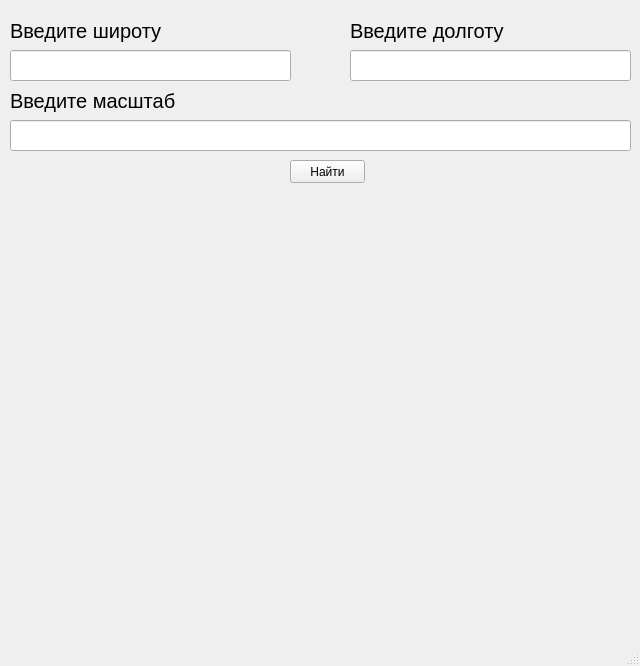
<?xml version="1.0" encoding="UTF-8"?>
<ui version="4.0">
 <class>MainWindow</class>
 <widget class="QMainWindow" name="MainWindow">
  <property name="geometry">
   <rect>
    <x>0</x>
    <y>0</y>
    <width>640</width>
    <height>666</height>
   </rect>
  </property>
  <property name="windowTitle">
   <string>MainWindow</string>
  </property>
  <widget class="QWidget" name="centralwidget">
   <widget class="QLabel" name="label_longitude">
    <property name="geometry">
     <rect>
      <x>350</x>
      <y>10</y>
      <width>161</width>
      <height>41</height>
     </rect>
    </property>
    <property name="font">
     <font>
      <pointsize>15</pointsize>
     </font>
    </property>
    <property name="text">
     <string>Введите долготу</string>
    </property>
   </widget>
   <widget class="QLineEdit" name="lineEdit_longitude">
    <property name="geometry">
     <rect>
      <x>350</x>
      <y>50</y>
      <width>281</width>
      <height>31</height>
     </rect>
    </property>
   </widget>
   <widget class="QLabel" name="label_scale">
    <property name="geometry">
     <rect>
      <x>10</x>
      <y>80</y>
      <width>181</width>
      <height>41</height>
     </rect>
    </property>
    <property name="font">
     <font>
      <pointsize>15</pointsize>
     </font>
    </property>
    <property name="text">
     <string>Введите масштаб</string>
    </property>
   </widget>
   <widget class="QLineEdit" name="lineEdit_scale">
    <property name="geometry">
     <rect>
      <x>10</x>
      <y>120</y>
      <width>621</width>
      <height>31</height>
     </rect>
    </property>
   </widget>
   <widget class="QPushButton" name="pushButton_search">
    <property name="geometry">
     <rect>
      <x>290</x>
      <y>160</y>
      <width>75</width>
      <height>23</height>
     </rect>
    </property>
    <property name="text">
     <string>Найти</string>
    </property>
   </widget>
   <widget class="QLabel" name="label_latitude">
    <property name="geometry">
     <rect>
      <x>10</x>
      <y>10</y>
      <width>161</width>
      <height>41</height>
     </rect>
    </property>
    <property name="font">
     <font>
      <pointsize>15</pointsize>
     </font>
    </property>
    <property name="text">
     <string>Введите широту</string>
    </property>
   </widget>
   <widget class="QLineEdit" name="lineEdit_latitude">
    <property name="geometry">
     <rect>
      <x>10</x>
      <y>50</y>
      <width>281</width>
      <height>31</height>
     </rect>
    </property>
   </widget>
  </widget>
  <widget class="QMenuBar" name="menubar">
   <property name="geometry">
    <rect>
     <x>0</x>
     <y>0</y>
     <width>640</width>
     <height>21</height>
    </rect>
   </property>
  </widget>
  <widget class="QStatusBar" name="statusbar"/>
 </widget>
 <resources/>
 <connections/>
</ui>
